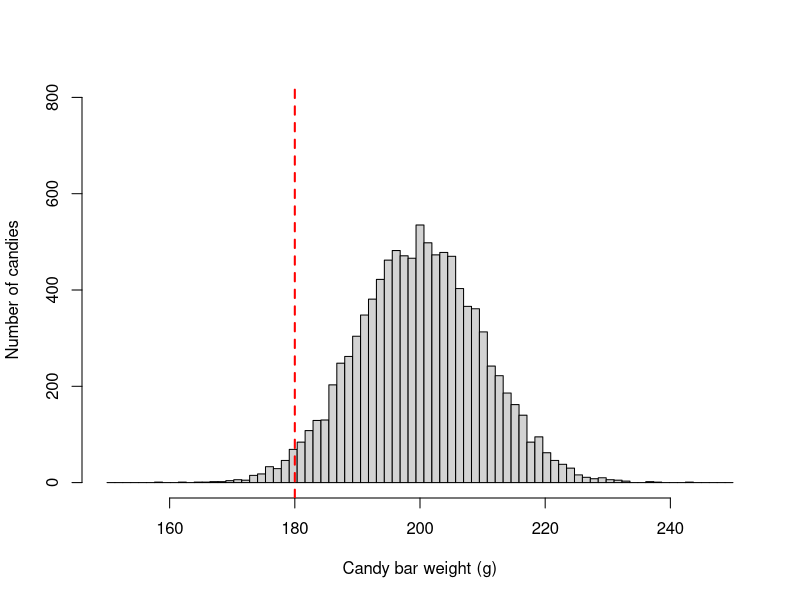
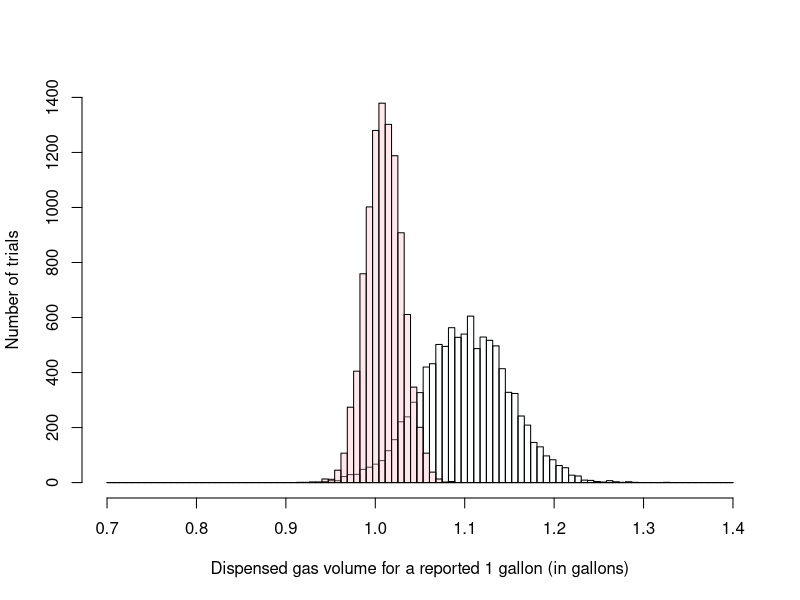
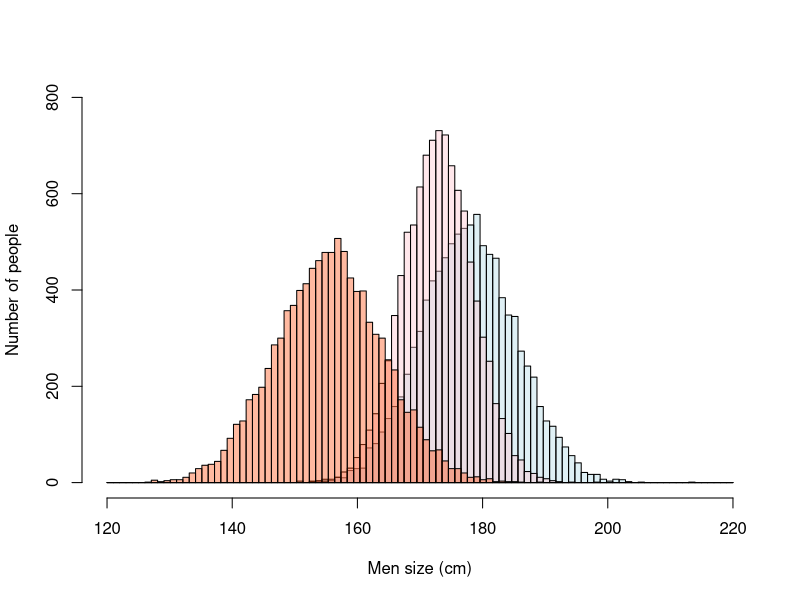

R code for these plots, in order: (Note: this script raises an error after producing the figures.)
## ---- chunk 1
SampleWeight=180  # this is the average weight of the samples you took
PopulationWeight=200   # Average weight reported in the lable of the candy bar
SD=10       # reported Standard deviation for the candy bars

SimulatedPopulation<- rnorm(10000,PopulationWeight,SD) #lets simulate a population of 10000 candy bars with .

breaks = seq(150, 250, length.out = 80) #I create a set of bins for the x-axis of the distribution, this will determine how many bis you have

#next I plot the data
 hist(SimulatedPopulation, main=NA,xlim=c(150, 250),ylim=c(0, 800),breaks = breaks, xlab = "Candy bar weight (g)",ylab = "Number of candies")
 
 
#plot the mean height of men
abline(v=SampleWeight, lwd=2, col="red", lty=2) 

#lets add a label to mean label
text(SampleWeight,2000,labels="Sample",pos=4, col="blue") 
 
## ---- chunk 2
MeanGasA=1.1  # average gas volume for a suspected 1 gallon dispensing at gas station A
SDGasA=0.05   # SD for sample from gas station A

MeanGasB=1.01  # average gas volume for a suspected 1 gallon dispensing at gas station B
SDGasB=0.02   # SD for sample from gas station B


SimulatedGasA<- rnorm(10000,MeanGasA,SDGasA) #lets simulate a population for gas station A.
SimulatedGasB<- rnorm(10000,MeanGasB,SDGasB) #lets simulate a population for gas station A.


breaks = seq(0.7, 1.4, length.out = 100) #I create a set of bins for the x-axis of the distribution, this will determine how many bis you have

#next I plot the data. because we want to plot two distributions on top of each other. we need to create each distribution independently and then add them to a  single plot

#histogram for gass station A.
GasA= hist(SimulatedGasA, xlim=c(0.7, 1.4),ylim=c(0, 500),breaks = breaks,  plot = FALSE)

#histogram for gass station B.
GasB= hist(SimulatedGasB, xlim=c(0.7, 1.4),ylim=c(0, 500),breaks = breaks,  plot = FALSE)

#because you are plotting two distributions, it will be nice to use different colors. and because they likelu overlap, you should use semitransparent colors
LightBlue <- rgb(173,216,230,max = 255, alpha = 5, names = "lt.blue") #the fucntion rgb lets your select one color, and the alpha gives you how tranparent
DarkRed <- rgb(255,192,203, max = 255, alpha = 95, names = "lt.pink")


#lets plot the first distribution
plot(GasA, main=NA,xlim=c(0.7, 1.4),ylim=c(0, 1400),breaks = breaks, xlab = "Dispensed gas volume for a reported 1 gallon (in gallons)",ylab = "Number of trials" ,col=LightBlue)

plot(GasB, add=T ,col=DarkRed)  #note how for the parameter col, you indicate the color you create as a variable above
 
## ---- chunk 3
USA_Height=177.8   # height of average male in the USA
USA_SD=7.62       # Standard deviation of male population in the USA

France_Height=172.8   # France data
France_SD=5.62       # SD for france

NKorea_Height=155.5   # North Korea data
NKorea_SD=8.5       # SD for North Korea


SimulatedUSA<- rnorm(10000,USA_Height,USA_SD) #lets simulate a population for USA
SimulatedFrance<- rnorm(10000,France_Height,France_SD) #lets simulate a population for USA
SimulatedNKorea<- rnorm(10000,NKorea_Height,NKorea_SD) #lets simulate a population for USA


breaks = seq(120, 220, length.out = 100) #bins for the distribution

#histogram for USA
USA= hist(SimulatedUSA, xlim=c(120,220),ylim=c(0, 500),breaks = breaks,  plot = FALSE)

#histogram for FCrance
France= hist(SimulatedFrance, xlim=c(120,220),ylim=c(0, 500),breaks = breaks,  plot = FALSE)

#histogram for USA
NKorea= hist(SimulatedNKorea, xlim=c(120,220),ylim=c(0, 500),breaks = breaks,  plot = FALSE)



#because you are plotting three distributions, it will be nice to use different colors. and because they likely overlap, you should use semitransparent colors
LightBlue <- rgb(173,216,230,max = 255, alpha = 100, names = "lt.blue") #the fucntion rgb lets your select one color, and the alpha gives you how tranparent
DarkRed <- rgb(255,192,203, max = 255, alpha = 95)

MiddleOrange <- rgb(255,69,0, max = 255, alpha = 95)

#lets plot the first distribution
plot(USA, main=NA,xlim=c(120, 220),ylim=c(0, 800),breaks = breaks, xlab = "Men size (cm)",ylab = "Number of people" ,col=LightBlue)

plot(France, add=T ,col=DarkRed)  #note how for the parameter col, you indicate the color you create as a variable above

plot(NKorea, add=T ,col=MiddleOrange)  #note how for the parameter col, you indicate the color you create as a variable above

 
## ---- chunk 4
knitr::include_graphics("images/SelectingTest.png")
